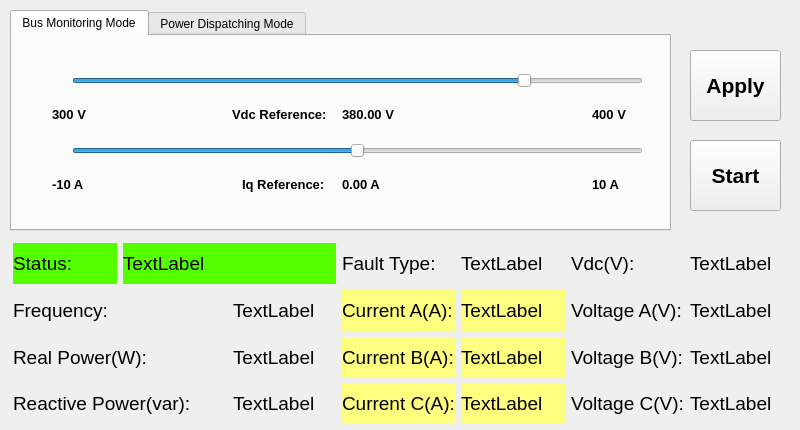
<?xml version="1.0" encoding="UTF-8"?>
<ui version="4.0">
 <class>Form</class>
 <widget class="QWidget" name="Form">
  <property name="geometry">
   <rect>
    <x>0</x>
    <y>0</y>
    <width>800</width>
    <height>430</height>
   </rect>
  </property>
  <property name="windowTitle">
   <string>Bi-directional Converter</string>
  </property>
  <property name="locale">
   <locale language="English" country="Singapore"/>
  </property>
  <widget class="QTabWidget" name="tabWidget">
   <property name="geometry">
    <rect>
     <x>10</x>
     <y>10</y>
     <width>661</width>
     <height>221</height>
    </rect>
   </property>
   <property name="currentIndex">
    <number>0</number>
   </property>
   <widget class="QWidget" name="tab">
    <attribute name="title">
     <string>Bus Monitoring Mode</string>
    </attribute>
    <widget class="QSlider" name="horizontalSlider">
     <property name="geometry">
      <rect>
       <x>60</x>
       <y>30</y>
       <width>571</width>
       <height>29</height>
      </rect>
     </property>
     <property name="minimum">
      <number>30000</number>
     </property>
     <property name="maximum">
      <number>40000</number>
     </property>
     <property name="value">
      <number>38000</number>
     </property>
     <property name="orientation">
      <enum>Qt::Horizontal</enum>
     </property>
    </widget>
    <widget class="QSlider" name="horizontalSlider_2">
     <property name="geometry">
      <rect>
       <x>60</x>
       <y>100</y>
       <width>571</width>
       <height>29</height>
      </rect>
     </property>
     <property name="maximum">
      <number>2000</number>
     </property>
     <property name="value">
      <number>1000</number>
     </property>
     <property name="orientation">
      <enum>Qt::Horizontal</enum>
     </property>
    </widget>
    <widget class="QLabel" name="label_25">
     <property name="geometry">
      <rect>
       <x>40</x>
       <y>70</y>
       <width>50</width>
       <height>16</height>
      </rect>
     </property>
     <property name="font">
      <font>
       <pointsize>10</pointsize>
       <weight>75</weight>
       <bold>true</bold>
      </font>
     </property>
     <property name="text">
      <string>300 V</string>
     </property>
    </widget>
    <widget class="QLabel" name="label_26">
     <property name="geometry">
      <rect>
       <x>40</x>
       <y>140</y>
       <width>50</width>
       <height>16</height>
      </rect>
     </property>
     <property name="font">
      <font>
       <pointsize>10</pointsize>
       <weight>75</weight>
       <bold>true</bold>
      </font>
     </property>
     <property name="text">
      <string>-10 A</string>
     </property>
    </widget>
    <widget class="QLabel" name="label_27">
     <property name="geometry">
      <rect>
       <x>580</x>
       <y>140</y>
       <width>60</width>
       <height>16</height>
      </rect>
     </property>
     <property name="font">
      <font>
       <pointsize>10</pointsize>
       <weight>75</weight>
       <bold>true</bold>
      </font>
     </property>
     <property name="text">
      <string>10 A</string>
     </property>
    </widget>
    <widget class="QLabel" name="label_28">
     <property name="geometry">
      <rect>
       <x>580</x>
       <y>70</y>
       <width>50</width>
       <height>16</height>
      </rect>
     </property>
     <property name="font">
      <font>
       <pointsize>10</pointsize>
       <weight>75</weight>
       <bold>true</bold>
      </font>
     </property>
     <property name="text">
      <string>400 V</string>
     </property>
    </widget>
    <widget class="QLabel" name="label_33">
     <property name="geometry">
      <rect>
       <x>220</x>
       <y>70</y>
       <width>100</width>
       <height>16</height>
      </rect>
     </property>
     <property name="font">
      <font>
       <pointsize>10</pointsize>
       <weight>75</weight>
       <bold>true</bold>
      </font>
     </property>
     <property name="text">
      <string>Vdc Reference:</string>
     </property>
    </widget>
    <widget class="QLabel" name="label_34">
     <property name="geometry">
      <rect>
       <x>330</x>
       <y>140</y>
       <width>60</width>
       <height>16</height>
      </rect>
     </property>
     <property name="font">
      <font>
       <pointsize>10</pointsize>
       <weight>75</weight>
       <bold>true</bold>
      </font>
     </property>
     <property name="text">
      <string>0.00 A</string>
     </property>
    </widget>
    <widget class="QLabel" name="label_35">
     <property name="geometry">
      <rect>
       <x>330</x>
       <y>70</y>
       <width>60</width>
       <height>16</height>
      </rect>
     </property>
     <property name="font">
      <font>
       <pointsize>10</pointsize>
       <weight>75</weight>
       <bold>true</bold>
      </font>
     </property>
     <property name="text">
      <string>380.00 V</string>
     </property>
    </widget>
    <widget class="QLabel" name="label_36">
     <property name="geometry">
      <rect>
       <x>230</x>
       <y>140</y>
       <width>89</width>
       <height>16</height>
      </rect>
     </property>
     <property name="font">
      <font>
       <pointsize>10</pointsize>
       <weight>75</weight>
       <bold>true</bold>
      </font>
     </property>
     <property name="text">
      <string>Iq Reference:</string>
     </property>
    </widget>
   </widget>
   <widget class="QWidget" name="tab_2">
    <attribute name="title">
     <string>Power Dispatching Mode</string>
    </attribute>
    <widget class="QSlider" name="horizontalSlider_3">
     <property name="geometry">
      <rect>
       <x>60</x>
       <y>100</y>
       <width>571</width>
       <height>29</height>
      </rect>
     </property>
     <property name="minimum">
      <number>0</number>
     </property>
     <property name="maximum">
      <number>2000</number>
     </property>
     <property name="value">
      <number>1000</number>
     </property>
     <property name="orientation">
      <enum>Qt::Horizontal</enum>
     </property>
    </widget>
    <widget class="QSlider" name="horizontalSlider_4">
     <property name="geometry">
      <rect>
       <x>60</x>
       <y>30</y>
       <width>571</width>
       <height>29</height>
      </rect>
     </property>
     <property name="maximum">
      <number>2000</number>
     </property>
     <property name="value">
      <number>1000</number>
     </property>
     <property name="orientation">
      <enum>Qt::Horizontal</enum>
     </property>
    </widget>
    <widget class="QLabel" name="label_29">
     <property name="geometry">
      <rect>
       <x>580</x>
       <y>140</y>
       <width>62</width>
       <height>16</height>
      </rect>
     </property>
     <property name="font">
      <font>
       <pointsize>10</pointsize>
       <weight>75</weight>
       <bold>true</bold>
      </font>
     </property>
     <property name="text">
      <string>10 A</string>
     </property>
    </widget>
    <widget class="QLabel" name="label_30">
     <property name="geometry">
      <rect>
       <x>40</x>
       <y>140</y>
       <width>62</width>
       <height>16</height>
      </rect>
     </property>
     <property name="font">
      <font>
       <pointsize>10</pointsize>
       <weight>75</weight>
       <bold>true</bold>
      </font>
     </property>
     <property name="text">
      <string>-10 A</string>
     </property>
    </widget>
    <widget class="QLabel" name="label_31">
     <property name="geometry">
      <rect>
       <x>40</x>
       <y>70</y>
       <width>50</width>
       <height>16</height>
      </rect>
     </property>
     <property name="font">
      <font>
       <pointsize>10</pointsize>
       <weight>75</weight>
       <bold>true</bold>
      </font>
     </property>
     <property name="text">
      <string>-10 A</string>
     </property>
    </widget>
    <widget class="QLabel" name="label_32">
     <property name="geometry">
      <rect>
       <x>580</x>
       <y>70</y>
       <width>50</width>
       <height>16</height>
      </rect>
     </property>
     <property name="font">
      <font>
       <pointsize>10</pointsize>
       <weight>75</weight>
       <bold>true</bold>
      </font>
     </property>
     <property name="text">
      <string>10 A</string>
     </property>
    </widget>
    <widget class="QLabel" name="label_37">
     <property name="geometry">
      <rect>
       <x>360</x>
       <y>70</y>
       <width>60</width>
       <height>16</height>
      </rect>
     </property>
     <property name="font">
      <font>
       <pointsize>10</pointsize>
       <weight>75</weight>
       <bold>true</bold>
      </font>
     </property>
     <property name="text">
      <string>0.00 A</string>
     </property>
    </widget>
    <widget class="QLabel" name="label_38">
     <property name="geometry">
      <rect>
       <x>360</x>
       <y>140</y>
       <width>60</width>
       <height>16</height>
      </rect>
     </property>
     <property name="font">
      <font>
       <pointsize>10</pointsize>
       <weight>75</weight>
       <bold>true</bold>
      </font>
     </property>
     <property name="text">
      <string>0.00 A</string>
     </property>
    </widget>
    <widget class="QLabel" name="label_39">
     <property name="geometry">
      <rect>
       <x>260</x>
       <y>70</y>
       <width>89</width>
       <height>16</height>
      </rect>
     </property>
     <property name="font">
      <font>
       <pointsize>10</pointsize>
       <weight>75</weight>
       <bold>true</bold>
      </font>
     </property>
     <property name="text">
      <string>Id Reference:</string>
     </property>
    </widget>
    <widget class="QLabel" name="label_40">
     <property name="geometry">
      <rect>
       <x>260</x>
       <y>140</y>
       <width>89</width>
       <height>16</height>
      </rect>
     </property>
     <property name="font">
      <font>
       <pointsize>10</pointsize>
       <weight>75</weight>
       <bold>true</bold>
      </font>
     </property>
     <property name="text">
      <string>Iq Reference:</string>
     </property>
    </widget>
   </widget>
  </widget>
  <widget class="QPushButton" name="apply_but">
   <property name="geometry">
    <rect>
     <x>690</x>
     <y>50</y>
     <width>91</width>
     <height>71</height>
    </rect>
   </property>
   <property name="font">
    <font>
     <pointsize>16</pointsize>
     <weight>75</weight>
     <italic>false</italic>
     <bold>true</bold>
    </font>
   </property>
   <property name="cursor">
    <cursorShape>PointingHandCursor</cursorShape>
   </property>
   <property name="text">
    <string>Apply</string>
   </property>
  </widget>
  <widget class="QPushButton" name="start_but">
   <property name="geometry">
    <rect>
     <x>690</x>
     <y>140</y>
     <width>91</width>
     <height>71</height>
    </rect>
   </property>
   <property name="font">
    <font>
     <pointsize>16</pointsize>
     <weight>75</weight>
     <bold>true</bold>
    </font>
   </property>
   <property name="text">
    <string>Start</string>
   </property>
  </widget>
  <widget class="QWidget" name="layoutWidget">
   <property name="geometry">
    <rect>
     <x>13</x>
     <y>243</y>
     <width>781</width>
     <height>181</height>
    </rect>
   </property>
   <layout class="QGridLayout" name="gridLayout">
    <item row="0" column="0">
     <widget class="QLabel" name="label">
      <property name="font">
       <font>
        <pointsize>14</pointsize>
       </font>
      </property>
      <property name="styleSheet">
       <string notr="true">background-color: rgb(85, 255, 0);</string>
      </property>
      <property name="text">
       <string>Status:</string>
      </property>
     </widget>
    </item>
    <item row="0" column="1" colspan="2">
     <widget class="QLabel" name="status">
      <property name="font">
       <font>
        <pointsize>14</pointsize>
       </font>
      </property>
      <property name="styleSheet">
       <string notr="true">background-color: rgb(85, 255, 0);</string>
      </property>
      <property name="text">
       <string>TextLabel</string>
      </property>
     </widget>
    </item>
    <item row="0" column="3">
     <widget class="QLabel" name="label_2">
      <property name="font">
       <font>
        <pointsize>14</pointsize>
       </font>
      </property>
      <property name="text">
       <string>Fault Type:</string>
      </property>
     </widget>
    </item>
    <item row="0" column="4">
     <widget class="QLabel" name="fault_type">
      <property name="font">
       <font>
        <pointsize>14</pointsize>
       </font>
      </property>
      <property name="text">
       <string>TextLabel</string>
      </property>
     </widget>
    </item>
    <item row="0" column="5">
     <widget class="QLabel" name="label_12">
      <property name="font">
       <font>
        <pointsize>14</pointsize>
       </font>
      </property>
      <property name="text">
       <string>Vdc(V):</string>
      </property>
     </widget>
    </item>
    <item row="0" column="6">
     <widget class="QLabel" name="vdc_v">
      <property name="font">
       <font>
        <pointsize>14</pointsize>
       </font>
      </property>
      <property name="text">
       <string>TextLabel</string>
      </property>
     </widget>
    </item>
    <item row="1" column="0" colspan="2">
     <widget class="QLabel" name="label_3">
      <property name="font">
       <font>
        <pointsize>14</pointsize>
       </font>
      </property>
      <property name="text">
       <string>Frequency:</string>
      </property>
     </widget>
    </item>
    <item row="1" column="2">
     <widget class="QLabel" name="frequency">
      <property name="font">
       <font>
        <pointsize>14</pointsize>
       </font>
      </property>
      <property name="text">
       <string>TextLabel</string>
      </property>
     </widget>
    </item>
    <item row="1" column="3">
     <widget class="QLabel" name="label_7">
      <property name="font">
       <font>
        <pointsize>14</pointsize>
       </font>
      </property>
      <property name="styleSheet">
       <string notr="true">background-color: rgb(255, 255, 127);</string>
      </property>
      <property name="text">
       <string>Current A(A):</string>
      </property>
     </widget>
    </item>
    <item row="1" column="4">
     <widget class="QLabel" name="current_a_a">
      <property name="font">
       <font>
        <pointsize>14</pointsize>
       </font>
      </property>
      <property name="styleSheet">
       <string notr="true">background-color: rgb(255, 255, 127);</string>
      </property>
      <property name="text">
       <string>TextLabel</string>
      </property>
     </widget>
    </item>
    <item row="1" column="5">
     <widget class="QLabel" name="label_10">
      <property name="font">
       <font>
        <pointsize>14</pointsize>
       </font>
      </property>
      <property name="text">
       <string>Voltage A(V):</string>
      </property>
     </widget>
    </item>
    <item row="1" column="6">
     <widget class="QLabel" name="voltage_a_v">
      <property name="font">
       <font>
        <pointsize>14</pointsize>
       </font>
      </property>
      <property name="text">
       <string>TextLabel</string>
      </property>
     </widget>
    </item>
    <item row="2" column="0" colspan="2">
     <widget class="QLabel" name="label_4">
      <property name="font">
       <font>
        <pointsize>14</pointsize>
       </font>
      </property>
      <property name="text">
       <string>Real Power(W):</string>
      </property>
     </widget>
    </item>
    <item row="2" column="2">
     <widget class="QLabel" name="real_power_w">
      <property name="font">
       <font>
        <pointsize>14</pointsize>
       </font>
      </property>
      <property name="text">
       <string>TextLabel</string>
      </property>
     </widget>
    </item>
    <item row="2" column="3">
     <widget class="QLabel" name="label_5">
      <property name="font">
       <font>
        <pointsize>14</pointsize>
       </font>
      </property>
      <property name="styleSheet">
       <string notr="true">background-color: rgb(255, 255, 127);</string>
      </property>
      <property name="text">
       <string>Current B(A):</string>
      </property>
     </widget>
    </item>
    <item row="2" column="4">
     <widget class="QLabel" name="current_b_a">
      <property name="font">
       <font>
        <pointsize>14</pointsize>
       </font>
      </property>
      <property name="styleSheet">
       <string notr="true">background-color: rgb(255, 255, 127);</string>
      </property>
      <property name="text">
       <string>TextLabel</string>
      </property>
     </widget>
    </item>
    <item row="2" column="5">
     <widget class="QLabel" name="label_11">
      <property name="font">
       <font>
        <pointsize>14</pointsize>
       </font>
      </property>
      <property name="text">
       <string>Voltage B(V):</string>
      </property>
     </widget>
    </item>
    <item row="2" column="6">
     <widget class="QLabel" name="voltage_b_v">
      <property name="font">
       <font>
        <pointsize>14</pointsize>
       </font>
      </property>
      <property name="text">
       <string>TextLabel</string>
      </property>
     </widget>
    </item>
    <item row="3" column="0" colspan="2">
     <widget class="QLabel" name="label_6">
      <property name="font">
       <font>
        <pointsize>14</pointsize>
       </font>
      </property>
      <property name="text">
       <string>Reactive Power(var):</string>
      </property>
     </widget>
    </item>
    <item row="3" column="2">
     <widget class="QLabel" name="reactive_power_var">
      <property name="font">
       <font>
        <pointsize>14</pointsize>
       </font>
      </property>
      <property name="text">
       <string>TextLabel</string>
      </property>
     </widget>
    </item>
    <item row="3" column="3">
     <widget class="QLabel" name="label_8">
      <property name="font">
       <font>
        <pointsize>14</pointsize>
       </font>
      </property>
      <property name="styleSheet">
       <string notr="true">background-color: rgb(255, 255, 127);</string>
      </property>
      <property name="text">
       <string>Current C(A):</string>
      </property>
     </widget>
    </item>
    <item row="3" column="4">
     <widget class="QLabel" name="current_c_a">
      <property name="font">
       <font>
        <pointsize>14</pointsize>
       </font>
      </property>
      <property name="styleSheet">
       <string notr="true">background-color: rgb(255, 255, 127);</string>
      </property>
      <property name="text">
       <string>TextLabel</string>
      </property>
     </widget>
    </item>
    <item row="3" column="5">
     <widget class="QLabel" name="label_13">
      <property name="font">
       <font>
        <pointsize>14</pointsize>
       </font>
      </property>
      <property name="text">
       <string>Voltage C(V):</string>
      </property>
     </widget>
    </item>
    <item row="3" column="6">
     <widget class="QLabel" name="voltage_c_v">
      <property name="font">
       <font>
        <pointsize>14</pointsize>
       </font>
      </property>
      <property name="text">
       <string>TextLabel</string>
      </property>
     </widget>
    </item>
   </layout>
  </widget>
 </widget>
 <tabstops>
  <tabstop>tabWidget</tabstop>
  <tabstop>horizontalSlider_4</tabstop>
  <tabstop>horizontalSlider_3</tabstop>
  <tabstop>apply_but</tabstop>
  <tabstop>start_but</tabstop>
  <tabstop>horizontalSlider</tabstop>
  <tabstop>horizontalSlider_2</tabstop>
 </tabstops>
 <resources/>
 <connections>
  <connection>
   <sender>horizontalSlider</sender>
   <signal>valueChanged(int)</signal>
   <receiver>Form</receiver>
   <slot>vdc_id_ref_changed()</slot>
   <hints>
    <hint type="sourcelabel">
     <x>477</x>
     <y>77</y>
    </hint>
    <hint type="destinationlabel">
     <x>722</x>
     <y>19</y>
    </hint>
   </hints>
  </connection>
  <connection>
   <sender>horizontalSlider_2</sender>
   <signal>valueChanged(int)</signal>
   <receiver>Form</receiver>
   <slot>iq_ref_changed()</slot>
   <hints>
    <hint type="sourcelabel">
     <x>413</x>
     <y>146</y>
    </hint>
    <hint type="destinationlabel">
     <x>686</x>
     <y>28</y>
    </hint>
   </hints>
  </connection>
  <connection>
   <sender>tabWidget</sender>
   <signal>tabBarClicked(int)</signal>
   <receiver>tabWidget</receiver>
   <slot>hide()</slot>
   <hints>
    <hint type="sourcelabel">
     <x>638</x>
     <y>207</y>
    </hint>
    <hint type="destinationlabel">
     <x>652</x>
     <y>212</y>
    </hint>
   </hints>
  </connection>
  <connection>
   <sender>apply_but</sender>
   <signal>clicked()</signal>
   <receiver>Form</receiver>
   <slot>apply()</slot>
   <hints>
    <hint type="sourcelabel">
     <x>761</x>
     <y>84</y>
    </hint>
    <hint type="destinationlabel">
     <x>793</x>
     <y>102</y>
    </hint>
   </hints>
  </connection>
  <connection>
   <sender>start_but</sender>
   <signal>clicked()</signal>
   <receiver>Form</receiver>
   <slot>start_or_stop()</slot>
   <hints>
    <hint type="sourcelabel">
     <x>756</x>
     <y>180</y>
    </hint>
    <hint type="destinationlabel">
     <x>787</x>
     <y>229</y>
    </hint>
   </hints>
  </connection>
  <connection>
   <sender>horizontalSlider_4</sender>
   <signal>valueChanged(int)</signal>
   <receiver>Form</receiver>
   <slot>vdc_id_ref_changed()</slot>
   <hints>
    <hint type="sourcelabel">
     <x>479</x>
     <y>79</y>
    </hint>
    <hint type="destinationlabel">
     <x>706</x>
     <y>40</y>
    </hint>
   </hints>
  </connection>
  <connection>
   <sender>horizontalSlider_3</sender>
   <signal>valueChanged(int)</signal>
   <receiver>Form</receiver>
   <slot>iq_ref_changed()</slot>
   <hints>
    <hint type="sourcelabel">
     <x>546</x>
     <y>143</y>
    </hint>
    <hint type="destinationlabel">
     <x>699</x>
     <y>11</y>
    </hint>
   </hints>
  </connection>
 </connections>
 <slots>
  <slot>vdc_id_ref_changed()</slot>
  <slot>iq_ref_changed()</slot>
  <slot>apply()</slot>
  <slot>start_or_stop()</slot>
 </slots>
</ui>
